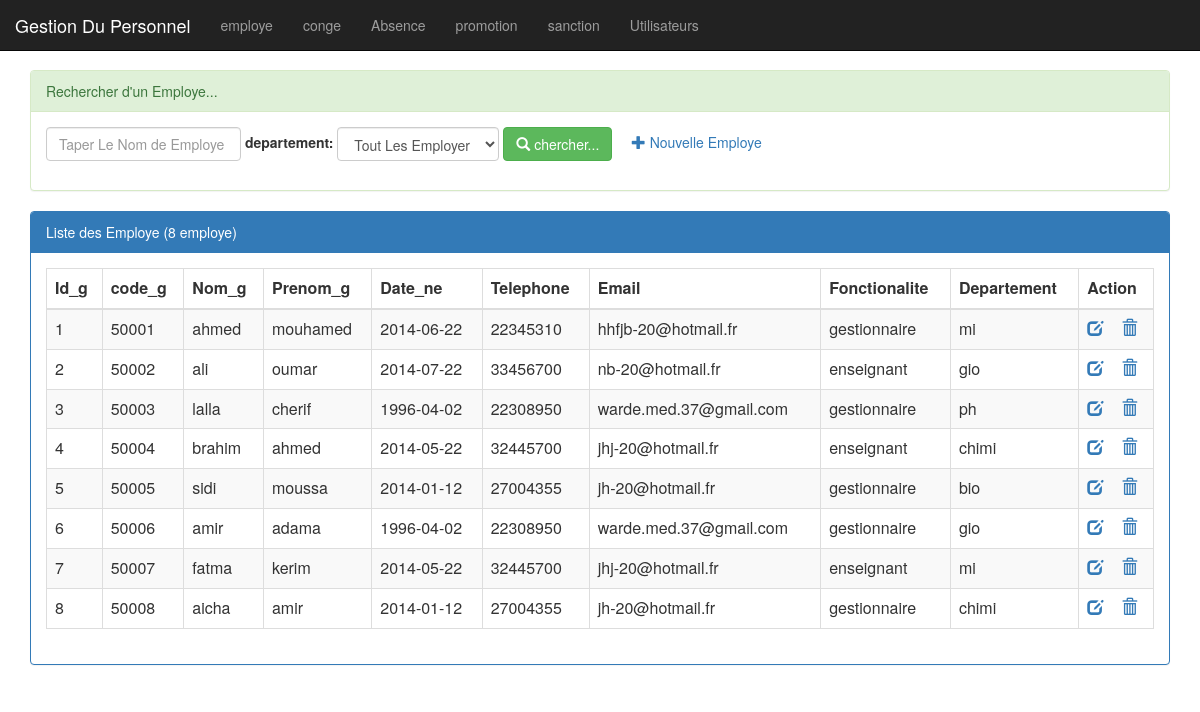
Screenshot of /pages/employe.php with the database file from the repository.
### tables this page shows
CREATE TABLE IF NOT EXISTS `employe` (
  `id_g` int(11) NOT NULL  AUTO_INCREMENT  PRIMARY KEY  ,
  `code_g` varchar(50) NOT NULL,
  `nom_g` varchar(20) NOT NULL,
  `prenom_g` varchar(50) NOT NULL,
  `date_ne`  date ,
  `telephone` int(30) NOT NULL,
  `email` varchar(56) NOT NULL,
  `fonctionalite` varchar(56) NOT NULL,
  `departement` varchar(56) NOT NULL
  
);

### pages/employe.php (the view, shortened to what this page needs)
<?php
    require_once("connexiondb.php");
    $nomf=isset($_GET['nomF'])?$_GET['nomF']:"";
    $departement=isset($_GET['departement'])?$_GET['departement']:"all";
    if($departement=="all"){
          $requete="select * from employe
                   where nom_g like '%$nomf%'";
          $requeteCount="select count(*) countF from employe
                   where nom_g like '%$nomf%'";
    }
    $resultatF=$pdo->query($requete);
    $resultatCount=$pdo->query($requeteCount);
    $tabCount=$resultatCount->fetch();
    $nb_g=$tabCount['countF'];
?>
<HTML>
    <head>
        <tit>Gestion employe </tit>
        <link rel="stylesheet" type="text/css" href="../css/bootstrap.min.css">
        <link rel="stylesheet" type="text/css" href="../css/monstyle.css">
    </head>
    <body>
        <?php include("menu.php"); ?>
        <div class="container">
            <div class="panel panel-success margetop">
                <div class="panel-heading">Rechercher d'un Employe...</div>
                <div class="panel-body">
                    <form method="get" action="employe.php" class="form-inline">
                        <div class="form-group">
                           <input type="text" name="nomF"
                                  placeholder="Taper Le Nom de Employe"
                                  class="form-control"
                                  value="<?php echo $nomf ?>"/>
                        </div>
                           <label for="departement">departement:</label>
                            <select name="departement" class="form-control" id="departement"
                                   onchange="this.form.submit()">
                                <option value="all" <?php if($departement=="all") echo "selected" ?>>Tout Les Employer</option>
                            </select>
                        <button type="submit" class="btn btn-success">
                            <span class="glyphicon glyphicon-search"></span>
                            chercher...
                        </button>
                        <a href="nouvelleEmploye.php">
                            <span class="glyphicon glyphicon-plus"></span>
                            Nouvelle Employe</a>
                   </form>
               </div>
           </div>
           <div class="panel panel-primary">
                <div class="panel-heading">Liste des Employe (<?php echo $nb_g ?> employe)</div>
                <div class="panel-body">
                    <table class="table table-striped table-bordered">
                       <thead>
                         <tr>
                             <th>Id_g</th><th>code_g</th><th>Nom_g</th><th>Prenom_g</th><th>Date_ne</th><th>Telephone</th><th>Email</th><th>Fonctionalite</th><th>Departement</th><th>Action</th>
                         </tr>
                       </thead>
                       <tbody>
                          <?php while($employe=$resultatF->fetch()){ ?>
                            <tr>
                                 <td><?php echo $employe['id_g'] ?> </td>
                                 <td><?php echo $employe['code_g'] ?> </td>
                                 <td><?php echo $employe['nom_g'] ?> </td>
                                 <td><?php echo $employe['prenom_g'] ?> </td>
                                 <td><?php echo $employe['date_ne'] ?> </td>
                                 <td><?php echo $employe['telephone'] ?> </td>
                                 <td><?php echo $employe['email'] ?> </td>
                                 <td><?php echo $employe['fonctionalite'] ?> </td>
                                 <td><?php echo $employe['departement'] ?> </td>
                                   <td>
                                       <a href="editerEmploye.php?id_g=<?php echo $employe['id_g'] ?> ">
                                           <span class="glyphicon glyphicon-edit"></span>
                                       </a>
                                       <a onclick="return confirm('Etes vous sur de vouloir supprimer les employe')"
                                           href="supprimerEmploye.php?id_g=<?php echo $employe['id_g'] ?> ">
                                           <span class="glyphicon glyphicon-trash"></span>
                                       </a>
                                   </td>
                            </tr>
                          <?php } ?>
                        </tbody>
                    </table>
                </div>
            </div>
        </div>
    </body>
</HTML>

### pages/menu.php
<nav class="navbar navbar-inverse navbar-fixed-top">
   <div class="container-fluid">
      <div class="navbar-header">
          <a href="index.php" class="navbar-brand"> Gestion Du Personnel</a>
      </div>
      <ul class="nav navbar-nav">
         <li><a href="employe.php">employe</a></li>
         <li><a href="conge.php">conge</a></li>
         <li><a href="absence.php">Absence</a></li>
         <li><a href="promotion.php">promotion</a></li>
         <li><a href="sanction.php">sanction</a></li>
         <li><a href="utilisateurs.php">Utilisateurs</a></li>
      </ul>
   </div>
</nav>

### css/monstyle.css (style rules this page uses)
.margetop { margin-top: 50px; }

### rows the page displays
employe: id_g "1", code_g "50001", nom_g "ahmed", prenom_g "mouhamed", date_ne "2014-06-22", telephone "22345310", email "hhfjb-20@hotmail.fr", fonctionalite "gestionnaire", departement "mi"
employe: id_g "2", code_g "50002", nom_g "ali", prenom_g "oumar", date_ne "2014-07-22", telephone "33456700", email "nb-20@hotmail.fr", fonctionalite "enseignant", departement "gio"
employe: id_g "3", code_g "50003", nom_g "lalla", prenom_g "cherif", date_ne "1996-04-02", telephone "22308950", email "warde.med.37@gmail.com", fonctionalite "gestionnaire", departement "ph"
employe: id_g "4", code_g "50004", nom_g "brahim", prenom_g "ahmed", date_ne "2014-05-22", telephone "32445700", email "jhj-20@hotmail.fr", fonctionalite "enseignant", departement "chimi"
employe: id_g "5", code_g "50005", nom_g "sidi", prenom_g "moussa", date_ne "2014-01-12", telephone "27004355", email "jh-20@hotmail.fr", fonctionalite "gestionnaire", departement "bio"
employe: id_g "6", code_g "50006", nom_g "amir", prenom_g "adama", date_ne "1996-04-02", telephone "22308950", email "warde.med.37@gmail.com", fonctionalite "gestionnaire", departement "gio"
employe: id_g "7", code_g "50007", nom_g "fatma", prenom_g "kerim", date_ne "2014-05-22", telephone "32445700", email "jhj-20@hotmail.fr", fonctionalite "enseignant", departement "mi"
employe: id_g "8", code_g "50008", nom_g "aicha", prenom_g "amir", date_ne "2014-01-12", telephone "27004355", email "jh-20@hotmail.fr", fonctionalite "gestionnaire", departement "chimi"

### other values shown
$nb_g "8"
